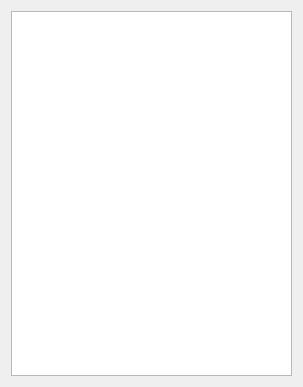
<?xml version="1.0" encoding="UTF-8"?>
<ui version="4.0">
 <class>OnlineUser</class>
 <widget class="QWidget" name="OnlineUser">
  <property name="geometry">
   <rect>
    <x>0</x>
    <y>0</y>
    <width>303</width>
    <height>387</height>
   </rect>
  </property>
  <property name="windowTitle">
   <string>Form</string>
  </property>
  <layout class="QVBoxLayout" name="verticalLayout">
   <item>
    <widget class="QListWidget" name="listWidget"/>
   </item>
  </layout>
 </widget>
 <resources/>
 <connections/>
</ui>
